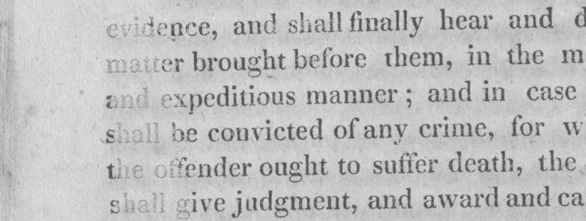
#> input picture preprocess/img/book.png, 586 x 221 px, found by its file name
$ python erode_dilate.py
#> lines starting #> are read from the running program, lines starting #| are printed output that depends on the picture
#-*- coding:utf-8 -*-
"""
    desc: 腐蚀、膨胀等相关运算
    author:MeteorMan
    datetime:2020/10/27
"""

import cv2
import numpy as np
from matplotlib import pyplot as plt

#读取图像
img = cv2.imread('img/book.png', 0)
#> img is the input picture: shape (221, 586); min 74, max 227, mean 191.1

# 使用 getStructuringElement 定义结构元素，shape 为结构元素的形状，0:矩形；1:十字交
# 叉形；2:椭圆形；ksize 为结构元素的大小；anchor 为原点的位置，默认值（-1，-1）表示原点
# 为结构元素的中心点
k = cv2.getStructuringElement(shape=1, ksize=(3, 3), anchor=(-1, -1))
# k = np.ones((3,3),np.uint8) 也可以自己定义一个结构元素

# erode 函数实现腐蚀运算，src 为输入图像，kernel 为之前定义的结构元素，iterations 为
# 腐蚀操作次数
erosion = cv2.erode(src=img, kernel=k, iterations=1)
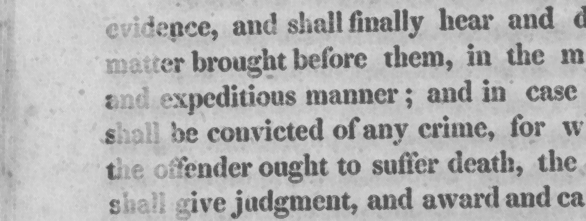
#> erosion: shape (221, 586); min 74, max 219, mean 179.6
cv2.imwrite("Eroded_Image.png", erosion)

dilation = cv2.dilate(img, k, iterations=1)
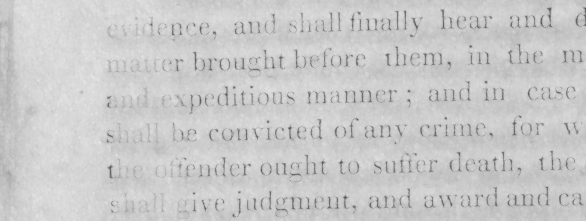
#> dilation: shape (221, 586); min 85, max 227, mean 201.4
cv2.imwrite("Dilated_Image.png", dilation)

# morphologyEx 函数实现开闭运算, src 为输入图像，op 为运算类型，cv2.MORPH_OPEN：开
# 运算；cv2.MORPH_CLOSE：闭运算，kernel 为结构元素
opening = cv2.morphologyEx(src=img, op=cv2.MORPH_OPEN, kernel=k)
closing = cv2.morphologyEx(img, cv2.MORPH_CLOSE, kernel=k)
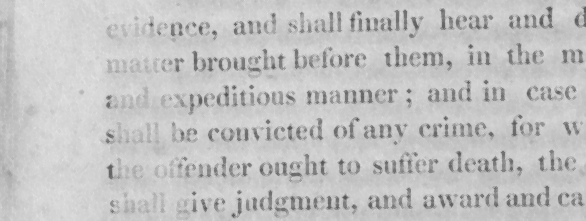
#> closing: shape (221, 586); min 85, max 227, mean 194.9
cv2.imwrite("Opening_Image.png", opening)
cv2.imwrite("Closing_Image.png", closing)
